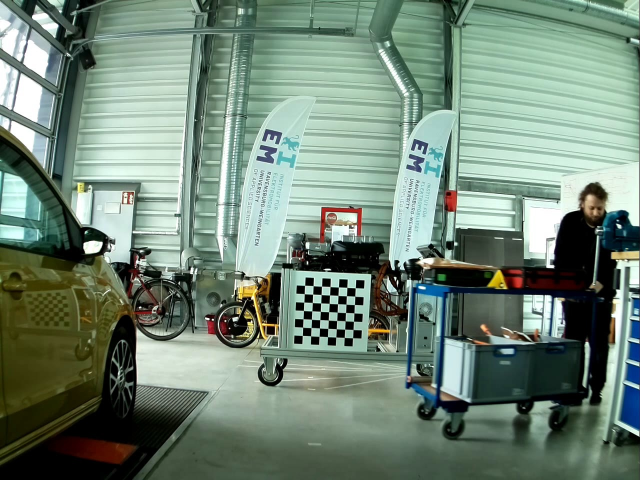
#> input picture HD_input_frames/hdframe_1.jpg, 1280 x 960 px (shown at 1/2 size); its folder holds 5 pictures in this run
$ python depthEstimation.py
#> lines starting #> are read from the running program, lines starting #| are printed output that depends on the picture; after the words box and inside, x2 and y2 are one past the last pixel; in counts of white or black regions, pixels touching at a corner belong together
import cv2
import glob
import numpy as np
import math

# Step 1: Camera Calibration

# Prepare object points
objp = np.zeros((7 * 7, 3), np.float32)
objp[:, :2] = np.mgrid[0:7, 0:7].T.reshape(-1, 2)
obj_points = []  # 3D points in real-world space
img_points = []  # 2D points in image plane

# Find checkerboard corners in each image
image_folder = "./HD_input_frames/*.jpg"  # Update the folder and file extension if needed
images = glob.glob(image_folder)
for img_path in images:
    img = cv2.imread(img_path)
#> img is the input picture: shape (960, 1280, 3); mean B, G, R 119.3, 134.4, 114.2

    # Preprocess the image
    gray = cv2.cvtColor(img, cv2.COLOR_BGR2GRAY)
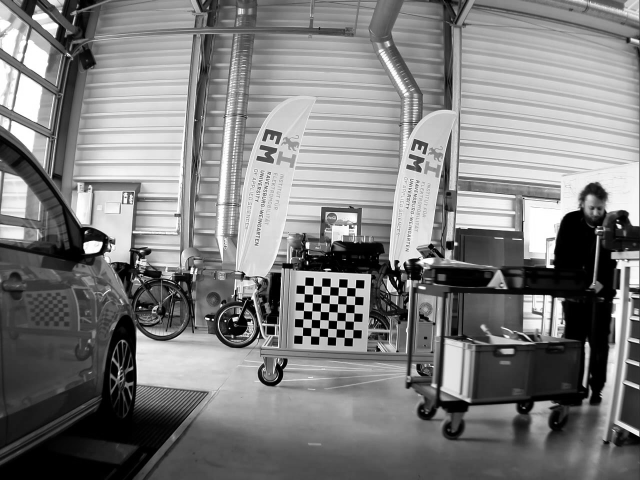
#> gray: shape (960, 1280) (shown at 1/2 size); min 0, max 255, mean 126.6
    gray = cv2.GaussianBlur(gray, (5, 5), 0)

    # Threshold the image
    _, thresh = cv2.threshold(gray, 0, 255, cv2.THRESH_BINARY + cv2.THRESH_OTSU)
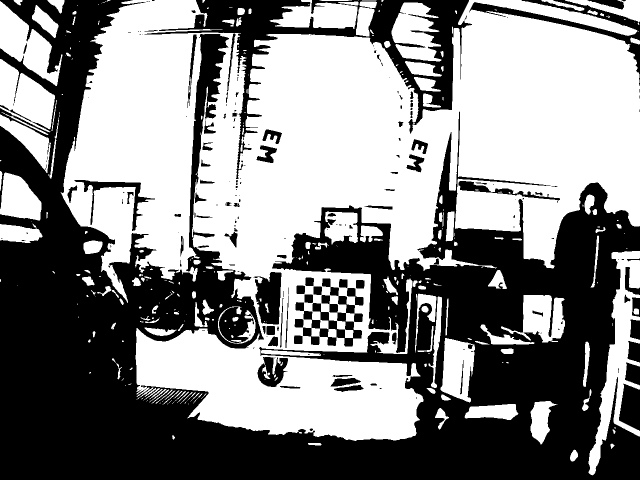
#> thresh: shape (960, 1280) (shown at 1/2 size); 53.4% white; 198 black regions (109 under 20 px), largest, box (x1, y1, x2, y2) and area: (0, 0, 1280, 960) 488140, (289, 0, 944, 358) 39139, (938, 0, 1280, 172) 7453

    # Find corners with subpixel accuracy
    ret, corners = cv2.findChessboardCorners(thresh, (7, 7), None)
#> ret = True; corners = 49 rows, first 8: [610.2, 570.5], [626.5, 572], [643.5, 572.5], [660.5, 573.5], [677.5, 574.5], [694.1, 575.4], [711.3, 576.1], [608.5, 588]

    if ret:
        obj_points.append(objp)

        # Refine corner locations
        corners_refined = cv2.cornerSubPix(gray, corners, (11, 11), (-1, -1), (cv2.TERM_CRITERIA_EPS + cv2.TERM_CRITERIA_MAX_ITER, 30, 0.001))
#> corners_refined = 49 rows, first 8: [609.7, 571.1], [626.7, 571.9], [643.5, 572.8], [660.5, 573.6], [677.4, 574.4], [694.2, 575.2], [711, 576], [608.9, 587.9]
        img_points.append(corners_refined)
#> pass 2 of the loop `for img_path in images:`:
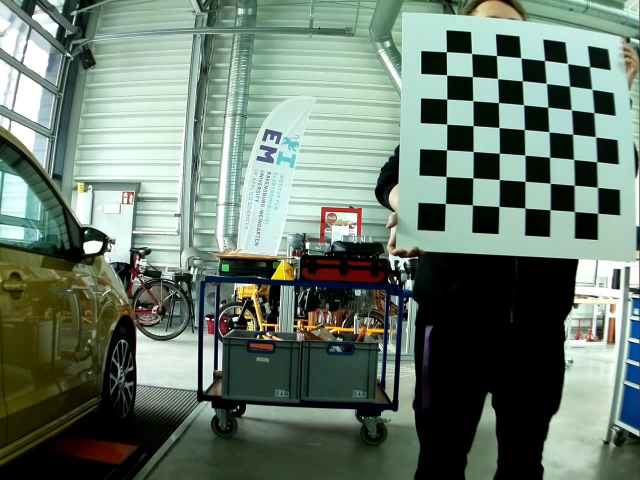
#> input picture HD_input_frames/hdframe_10.jpg, 1280 x 960 px (shown at 1/2 size)
#> img is the input picture: shape (960, 1280, 3); mean B, G, R 109.7, 122.5, 105.5
#> `gray = cv2.cvtColor(img, cv2.COLOR_BGR2GRAY)`:
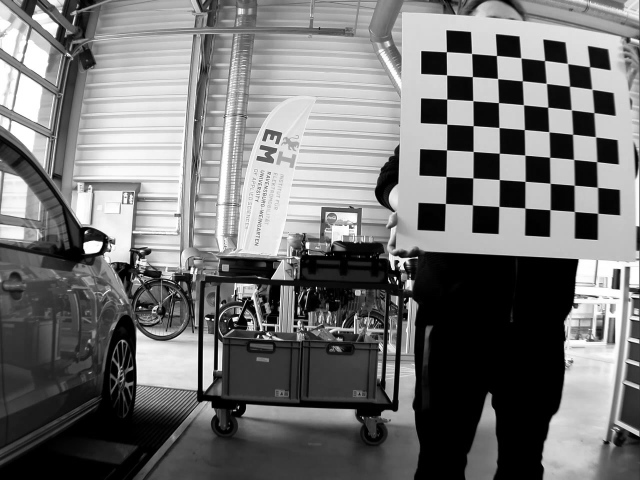
#> gray: shape (960, 1280) (shown at 1/2 size); min 0, max 255, mean 115.9
#> `_, thresh = cv2.threshold(gray, 0, 255, cv2.THRESH_BINARY + cv2.THRESH..`:
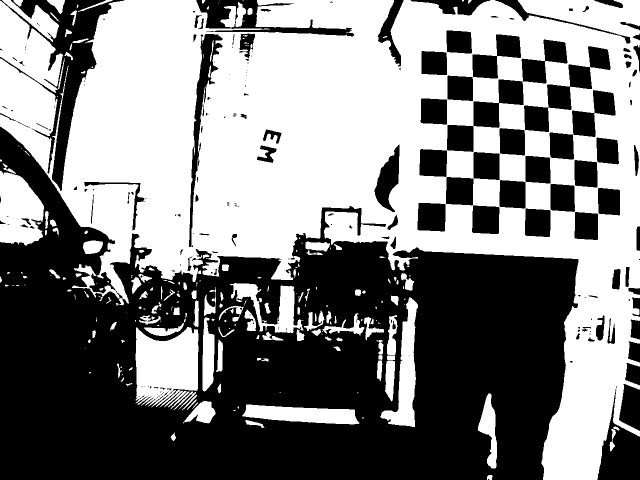
#> thresh: shape (960, 1280) (shown at 1/2 size); 50.8% white; 196 black regions (88 under 20 px), largest, box (x1, y1, x2, y2) and area: (0, 253, 1157, 960) 461319, (0, 0, 249, 382) 20878, (947, 79, 1135, 256) 8804
#> corners = 49 rows, first 8: [893, 104], [942.6, 106.3], [993.5, 111.5], [1043, 115.5], [1089.5, 121.5], [1133.7, 126.1], [1179.5, 133.3], [894.8, 150.8]
#> corners_refined = 49 rows, first 8: [893.1, 104], [943.7, 107.4], [993.5, 111.4], [1042.2, 116.2], [1089.6, 121.5], [1135.5, 127.5], [1179.6, 133.9], [893.7, 150.4]
#> pass 3 of the loop `for img_path in images:`:
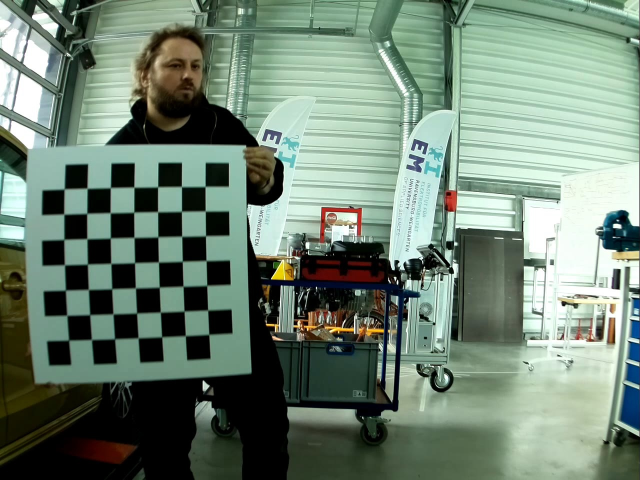
#> input picture HD_input_frames/hdframe_2.jpg, 1280 x 960 px (shown at 1/2 size)
#> img is the input picture: shape (960, 1280, 3); mean B, G, R 115.8, 131.4, 112.4
#> `gray = cv2.cvtColor(img, cv2.COLOR_BGR2GRAY)`:
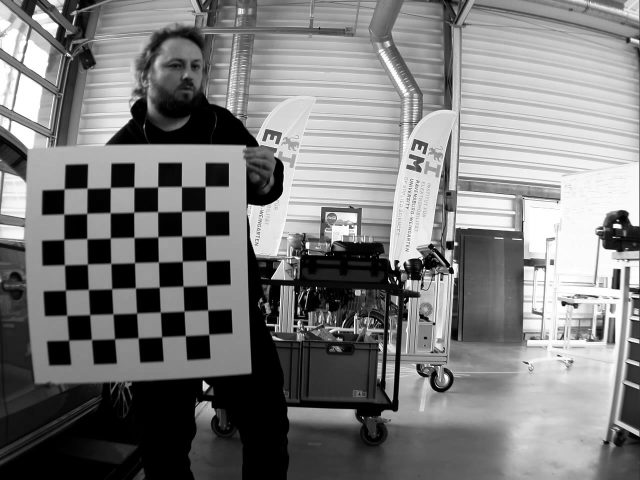
#> gray: shape (960, 1280) (shown at 1/2 size); min 0, max 255, mean 123.9
#> `_, thresh = cv2.threshold(gray, 0, 255, cv2.THRESH_BINARY + cv2.THRESH..`:
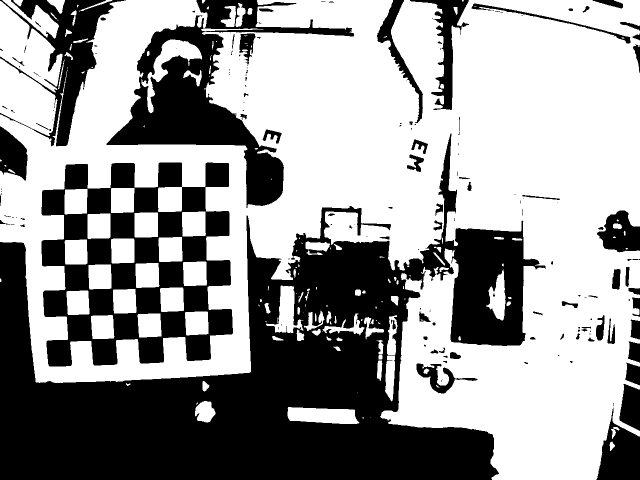
#> thresh: shape (960, 1280) (shown at 1/2 size); 59.7% white; 165 black regions (86 under 20 px), largest, box (x1, y1, x2, y2) and area: (0, 267, 1091, 960) 298569, (83, 325, 466, 733) 78913, (213, 0, 708, 416) 52055
#> corners = 49 rows, first 8: [128.6, 377.9], [174.5, 377], [221.4, 376.1], [268.5, 375], [316.4, 374.3], [363.5, 373.5], [410.3, 373.3], [128.8, 428.2]
#> corners_refined = 49 rows, first 8: [128.8, 378.3], [174.6, 376.9], [221.1, 375.7], [268.3, 374.7], [315.8, 374], [363.3, 373.5], [410.6, 373.4], [128.1, 428.6]
#> the loop made 5 passes; the first 3 are shown

# Calibrate the camera
ret, K, dist, rvecs, tvecs = cv2.calibrateCamera(obj_points, img_points, gray.shape[::-1], None, None)

# Print the intrinsic matrix
print("Intrinsic Matrix (K):")
print(K)
print("Distortion Coefficients:")
print(dist)

# Step 2: Distance Estimation

# Select the desired frame
frame_path = "./HD_input_frames/hdframe_5.jpg"  # Update with the path to the desired frame

# Load the frame
frame = cv2.imread(frame_path)
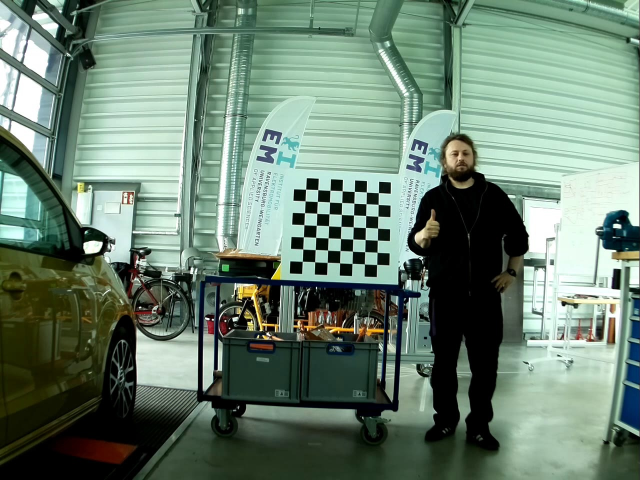
#> input picture HD_input_frames/hdframe_5.jpg, 1280 x 960 px (shown at 1/2 size)
#> frame is the input picture: shape (960, 1280, 3); mean B, G, R 112.8, 129, 106.8
gray_frame = cv2.cvtColor(frame, cv2.COLOR_BGR2GRAY)
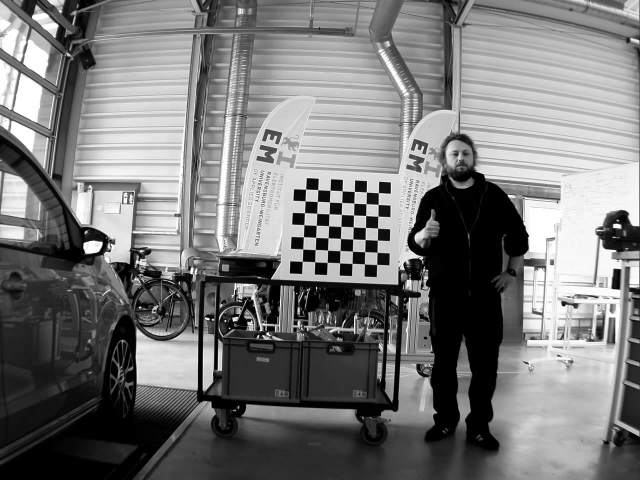
#> gray_frame: shape (960, 1280) (shown at 1/2 size); min 0, max 255, mean 120.5

# Display the frame for point selection
cv2.imshow('Select Points', frame)

# Create variables to store the selected points
P1 = None
P2 = None

# Mouse click callback function
def mouse_callback(event, x, y, flags, param):
    global P1, P2

    if event == cv2.EVENT_LBUTTONDOWN:
        if P1 is None:
            P1 = np.array([x, y, 1])
            print("Point 1: ", P1)
        elif P2 is None:
            P2 = np.array([x, y, 1])
            print("Point 2: ", P2)

# Set the mouse callback function
cv2.setMouseCallback('Select Points', mouse_callback)

# Wait for the user to select the points
cv2.waitKey(0)

# Check if points are selected
if P1 is None or P2 is None:
    print("Points not selected. Moving to the next frame.")
    cv2.destroyAllWindows()

# Display and save the image with marked points
img_with_points = frame.copy()
#> (the run stopped early here; a loop or call above may not have finished)
